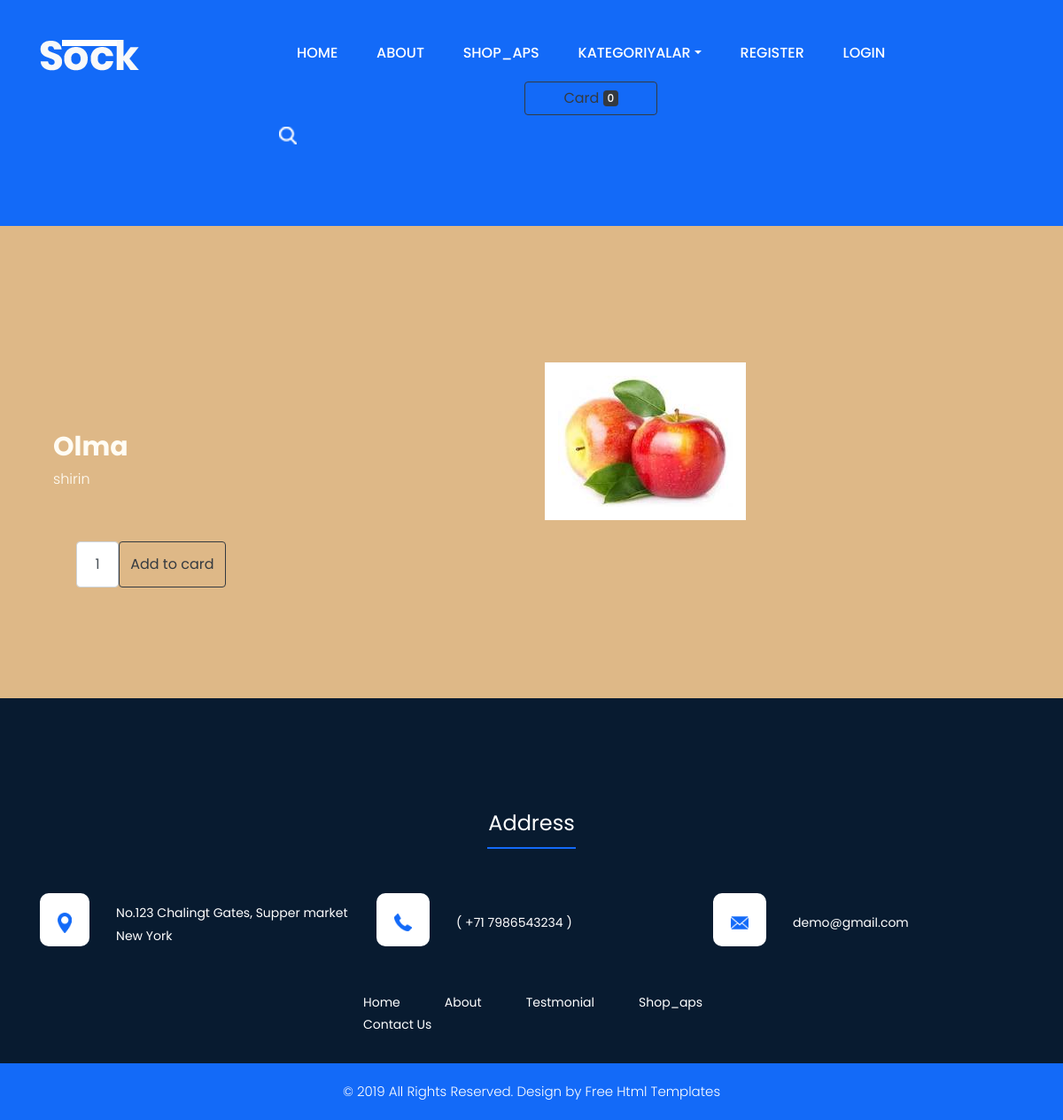
The app's page /product_detail/1/ with its own data.
### product/models.py (models this page shows, shortened)
class Product(BaseModel):
    name=models.CharField(max_length=100)
    user=models.ForeignKey(User,on_delete=models.CASCADE,related_name='products')
    price=models.IntegerField(default=0)
    category=models.ForeignKey(Category_product,on_delete=models.CASCADE,related_name='products')
    about=models.TextField(default='',null=True,blank=True)
    image=models.ImageField(upload_to='pr_image/',null=True)
    class Meta:
        verbose_name='Mahsulot'
        verbose_name_plural='Mahsulotlar'

### product/views.py (the view)
# urls.py: path('product_detail/<int:pk>/',views.ProductDteailViev.as_view(),name='product_detail'),
class ProductDteailViev(DetailView):
    model=Product
    template_name='detail.html'
    context_object_name='product'

### product/card.py (called while the page is built)
    def __len__(self):
        return len(self.card)

### product/context_processors.py (called while the page is built)
def categoriya(request):
    return {'categories':Category_product.objects.all()}

def card_funk(request):
    return {"card":Card(request)}

### product/templates/detail.html (shortened to what this page needs)
{% extends 'base.html' %}
{% block content %}
{% load static %}
    <div style="background-color:burlywood" id="main_slider" class="section carousel slide banner-main" data-ride="carousel">
       <div class="carousel-inner">
          <div class="carousel-item active">
             <div class="container">
                <div class="row marginii">
                   <div class="col-xl-6 col-lg-6 col-md-6 col-sm-12">
                      <div class="carousel-sporrt_text ">
                         <h1 class="sporrt_text">{{product.name}}</h1>
                         <p  class="lorem_text">{{product.about}}</p>
                         <div class="btn_main">
                            <div class="d-flex">
                              &nbsp; &nbsp; &nbsp; &nbsp;<input class="form-control text-center me-3" id="inputQuantity" type="num" value="1" style="max-width: 3rem;">
                                <button class="btn btn-outline-dark flex-shrink-0" id="add-card" value="{{product.id}}" type="button">
                                   Add to card
                                </button>
                             </div>
                             <br>
                         </div>
                      </div>
                   </div>
                   <div class="col-xl-6 col-lg-6 col-md-6 col-sm-12">
                      <div class="img-box">
                         <figure ><img src="{{ product.image.url}}" style="max-width: 100%; border: 15px solid #fff;"/></figure>
                      </div>
                   </div>
                </div>
             </div>
          </div>
{% endblock %}

### shop_app/static/shop_aps/css/style.css (style rules this page uses)
* { box-sizing: border-box !important; transition: ease all 0.5s; }
html { scroll-behavior: smooth; }
body { color: #666666; font-size: 14px; font-family: poppins; line-height: 1.80857; font-weight: normal; overflow-x: hidden; }
h1, h2, h3, h4, h5, h6 { letter-spacing: 0; font-weight: normal; position: relative; padding: 0 0 10px 0; font-weight: normal; line-height: normal; color: #111111; margin: 0 }
h1 { font-size: 24px }
*, *::after, *::before { -webkit-box-sizing: border-box; -moz-box-sizing: border-box; box-sizing: border-box; }
p { margin: 20px; font-weight: 300; font-size: 15px; line-height: 24px; }
a, .btn { text-decoration: none !important; outline: none !important; -webkit-transition: all .3s ease-in-out; -moz-transition: all .3s ease-in-out; -ms-transition: all .3s ease-in-out; -o-transition: all .3s ease-in-out; transition: all .3s ease-in-out; }
img { max-width: 100%; height: auto; }
button { border: 0; margin: 0; padding: 0; cursor: pointer; }
.marginii { margin: 154px 0px 100px 0px; }
.banner-main { position: relative; background-color: #136af8; background-size: 100% 100%; }
.img-box figure { margin: 0; }
.img-box figure img { box-shadow: #081b30 0px 0px 0px 0px; }
.section { float: left; width: 100%; }
.sporrt_text { width: 100%; float: left; color: #fffcf4; margin-top: 80px; font-size: 30px; font-weight: bold; line-height: 30px; }
.lorem_text { width: 100%; float: left; font-size: 16px; color: #fffcf4; margin: 0px; }
.btn_main { width: 100%; float: left; margin-top: 58px; }
.active { color: #000; }
.form-control { padding: 13px 16px; }

### records on screen
Product: name "Olma", about "shirin", image (picture)

### other values on screen
{{ card|length }} "0"
